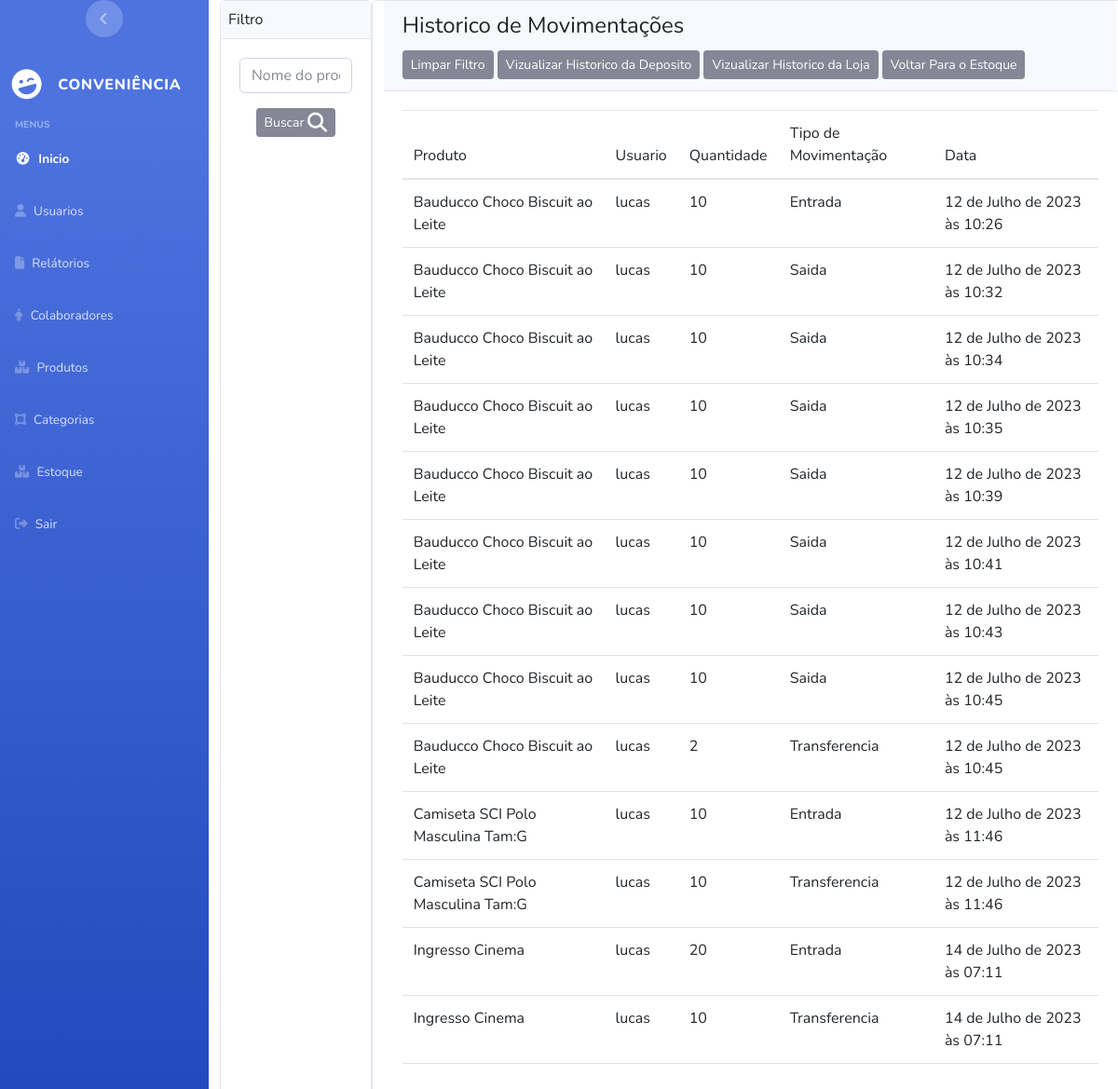
/product/show_logs_warehouse/ (signed in), run on an earlier commit of the app's database.
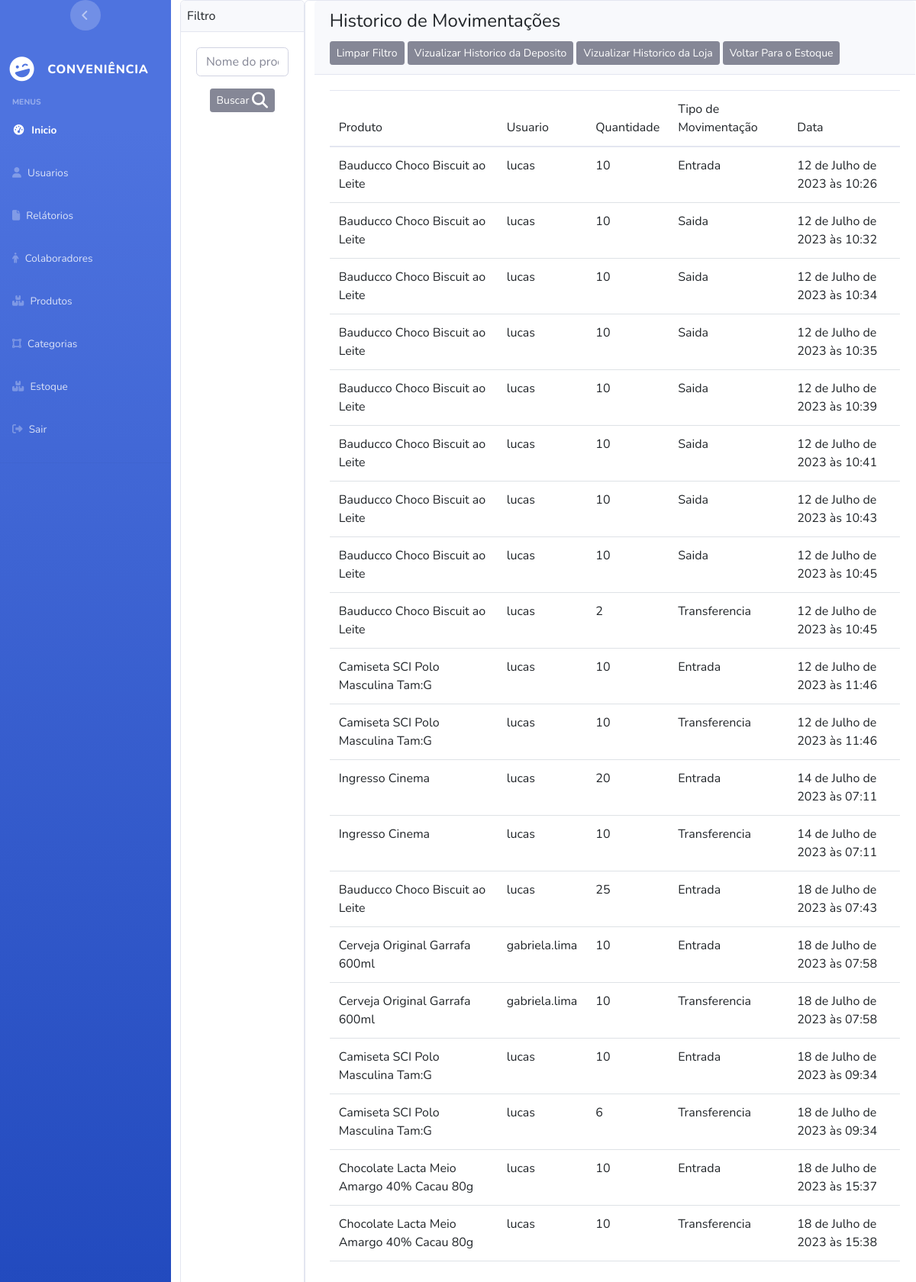
And on a later commit of the database.
### apps/Product/models.py (models this page shows, shortened)
class LogWarehouse(models.Model):
    product = models.ForeignKey(Product,on_delete=models.DO_NOTHING)
    user = models.ForeignKey(User,on_delete=models.DO_NOTHING)
    quantity = models.IntegerField(default=0)
    type_movement = models.IntegerField(default=movement_type.Entrada ,choices=movement_type.choices)
    date = models.DateTimeField(auto_now_add=True)

class Product(models.Model):
    name = models.CharField(max_length=50,unique=True)
    code_bar = models.CharField(max_length=16,unique=True)
    price = models.DecimalField(decimal_places=2,max_digits=5)
    active = models.IntegerField(default=status_type.Ativo ,choices=status_type.choices)
    category = models.ForeignKey(Category,on_delete=models.DO_NOTHING)

### apps/User/models.py (models this page shows, shortened)
class User(AbstractUser):
     email = models.EmailField(unique=True)
     username = models.CharField(unique=True, max_length=255)
     is_deleted = models.BooleanField(default=True)

### apps/Product/views.py (the view)
# urls.py: path("show_logs_warehouse/",views.show_logs_warehouse,name="show_logs_warehouse"),
@user_passes_test(lambda user: user.is_superuser or user.is_staff,login_url='user:page_not_found')
@login_required(login_url="login_system")
def show_logs_warehouse(request):
    logsWerehouse = LogWarehouse.objects.all()
    return render(request, 'product/show_logs_warehouse.html',{'logsWerehouse':logsWerehouse})

### templates/product/show_logs_warehouse.html (shortened to what this page needs)
{% extends 'base.html' %}
{% block content %}
<div class="d-flex flex-row vh-100 " >
  <div class="card">
    <div class="card-header p-2">
      Filtro
    </div>
    <div class="card-body">
    <input type="text" id="myInput" placeholder="Nome do produto" class="form-control"/>
    <div class="d-flex justify-content-center mt-3">
      <button type="submit" onclick="enviar()" class="btn btn-fill btn-secondary btn-sm">
      Buscar
    </button>
    </div>
  </div>
  </div>
<div class="card col-10" style="width:100%;">
  <div class="card-header">
    <h4 class="card-title">Historico de Movimentações</h4>
    <td class="px-1"><a href="{% url 'product:show_logs_warehouse' %}" class="btn btn-secondary btn-sm">Limpar Filtro</a></td>
    <td class="px-1"><a href="{% url 'product:show_logs_warehouse' %}" class="btn btn-secondary btn-sm">Vizualizar Historico da Deposito</a></td>
    <td class="px-1"><a href="{% url 'product:show_logs_store_stock' %}" class="btn btn-secondary btn-sm">Vizualizar Historico da Loja</a></td>
    <td class="px-1"><a href="{% url 'product:stock_management' %}" class="btn btn-secondary btn-sm">Voltar Para o Estoque</a></td>
  </div>
  <div class="card-body overflow-x-auto"  style="max-height: 100vh;">
    <div class="table-responsive" >
      <table class="table " id="">
        <thead class="text-primary">
          <tr>
            <th>Produto</th>
            <th>Usuario</th>
            <th>Quantidade</th>
            <th>Tipo de Movimentação</th>
            <th>Data</th>
          </tr>
        </thead>
        <tbody>
          {% for log in logsWerehouse %}
          <tr>
            <th>{{ log.product }}</th>
            <th>{{ log.user }}</th>
            <th>{{ log.quantity }}</th>
            <th>{{ log.get_type_movement_display }}</th>
            <th>{{ log.date }}</th>
          </tr>
          {% endfor %}
        </tbody>
      </table>
    </div>
  </div>
</div>
</div>
{% endblock content %}

### templates/base.html (shortened to what this page needs)
<!DOCTYPE html>
<html lang="en">
  {% load static %}
  <head>
    <link rel="stylesheet" href="{% static 'css/css_reset.css'%}">
    <link href="https://cdn.jsdelivr.net/npm/bootstrap@5.3.0/dist/css/bootstrap.min.css" rel="stylesheet">
    <link rel="stylesheet" href="{% static 'css/shake.css'%}">
    <link href="{% static 'css/sb-admin-2.min.css'%}" rel="stylesheet">
    <link rel="stylesheet" href="{% static 'css/validations_colors.css'%}">
  </head>
  <body onload="remove_messages()" >
      <div class="d-flex flex-row">
        <div>
        {% include 'side-bar.html'%}
        </div>
        <div class="col-10">
        {% block content %}{% endblock content %}
      </div>
      </div>
    </body>
</html>

### templates/side-bar.html
{% if user.is_authenticated %}
<ul class="navbar-nav bg-gradient-primary sidebar sidebar-dark accordion" id="accordionSidebar">
  <div class="text-center d-none d-md-inline">
    <button class="rounded-circle border-0" id="sidebarToggle">
    </button>
  </div>
  <a class="sidebar-brand d-flex align-items-center justify-content-center" href="{% url 'user:initial_page' %}">
    <div class="sidebar-brand-icon rotate-n-15">
      <i class="fas fa-laugh-wink"></i>
    </div>
    <div class="sidebar-brand-text mx-3">Conveniência <sup></sup></div>
  </a>
  <div class="sidebar-heading">
    Menus
  </div>
  <li class="nav-item active">
    <a class="nav-link" href="{% url 'user:initial_page' %}">
      <i class="fas fa-fw fa-tachometer-alt"></i>
      <span>Inicio</span></a>
  </li>
  {% if user.is_superuser %}
  <li class="nav-item">
    <a href="{% url 'user:main_menu_user' %}" class="nav-link">
      <i class="fa-solid fa-user"></i>
      <span>Usuarios</span>
    </a>
  </li>
  <li class="nav-item">
    <a href="{% url 'user:page_initial_reports' %}" class="nav-link">
      <i class="fa-solid fa-file"></i>
      <span>Relátorios</span>
    </a>
  </li>
  {% endif %}
  {% if user.is_staff or user.is_superuser %}
  <li class="nav-item">
    <a class="nav-link" href="{% url 'collaborator:main_menu_collaborator' %}">
      <i class="fa-solid fa-person"></i>
      <span>Colaboradores</span>
    </a>
  </li>
  <li class="nav-item">
    <a class="nav-link" href="{% url 'product:main_menu_product' %}">
      <i class="fa-solid fa-boxes-stacked"></i>
      <span>Produtos</span>
    </a>
  </li>
  <li class="nav-item">
    <a class="nav-link" href="{% url 'category:main_menu_category' %}">
      <i class="fa-sharp fa-solid fa-vector-square"></i>
      <span>Categorias</span>
    </a>
  </li>
  <li class="nav-item">
    <a class="nav-link" href="{% url 'product:stock_management' %}">
      <i class="fa-solid fa-boxes-stacked"></i>
      <span>Estoque</span>
    </a>
  </li>
  {% endif %}
  <li class="nav-item">
    <a class="nav-link" href="{% url 'user:logout_system' %}">
      <i class="fa-sharp fa-solid fa-right-from-bracket"></i>
      <span>Sair</span>
    </a>
  </li>
  <hr>
</ul>
{% endif %}

What changed in the data, as far as the page shows it:
added LogWarehouse: product "Bauducco Choco Biscuit ao Leite", user "lucas", quantity "25", type_movement "Entrada", date "18 de Julho de 2023 às 07:43"
added LogWarehouse: product "Cerveja Original Garrafa 600ml", user "gabriela.lima", quantity "10", type_movement "Entrada", date "18 de Julho de 2023 às 07:58"
added LogWarehouse: product "Cerveja Original Garrafa 600ml", user "gabriela.lima", quantity "10", type_movement "Transferencia", date "18 de Julho de 2023 às 07:58"
added LogWarehouse: product "Camiseta SCI Polo Masculina Tam:G", user "lucas", quantity "10", type_movement "Entrada", date "18 de Julho de 2023 às 09:34"
added LogWarehouse: product "Camiseta SCI Polo Masculina Tam:G", user "lucas", quantity "6", type_movement "Transferencia", date "18 de Julho de 2023 às 09:34"
added LogWarehouse: product "Chocolate Lacta Meio Amargo 40% Cacau 80g", user "lucas", quantity "10", type_movement "Entrada", date "18 de Julho de 2023 às 15:37"
added LogWarehouse: product "Chocolate Lacta Meio Amargo 40% Cacau 80g", user "lucas", quantity "10", type_movement "Transferencia", date "18 de Julho de 2023 às 15:38"
